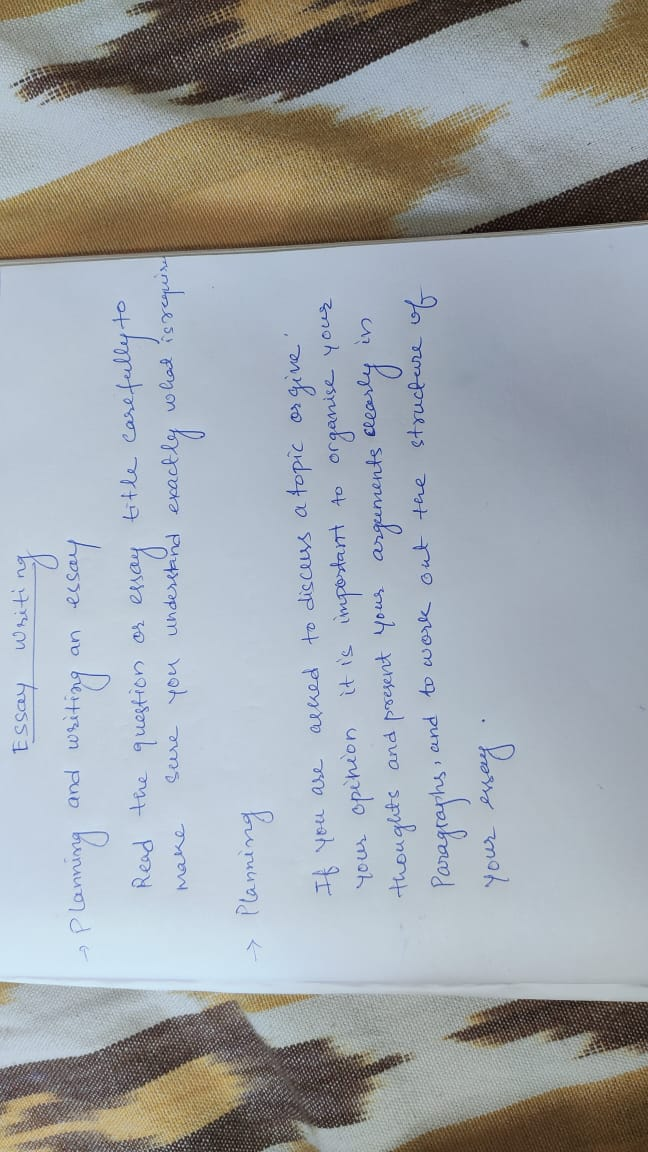
#> input picture OCR project/resource/data set.jpg, 648 x 1152 px, found by its file name
$ jupyter execute --allow-errors 'index_3 column.ipynb'
#> lines starting #> are read from the running program, lines starting #| are printed output that depends on the picture; after the words box and inside, x2 and y2 are one past the last pixel; in counts of white or black regions, pixels touching at a corner belong together
[cell 1]
import pytesseract
import cv2

[cell 2]
image =cv2.imread("C:/Users/SHANKS/Desktop/data set.jpg")
#> image is the input picture: shape (1152, 648, 3); mean B, G, R 168.7, 163.9, 158.7
base_image =image.copy()

[cell 3]
gray = cv2.cvtColor(image, cv2.COLOR_BGR2GRAY)
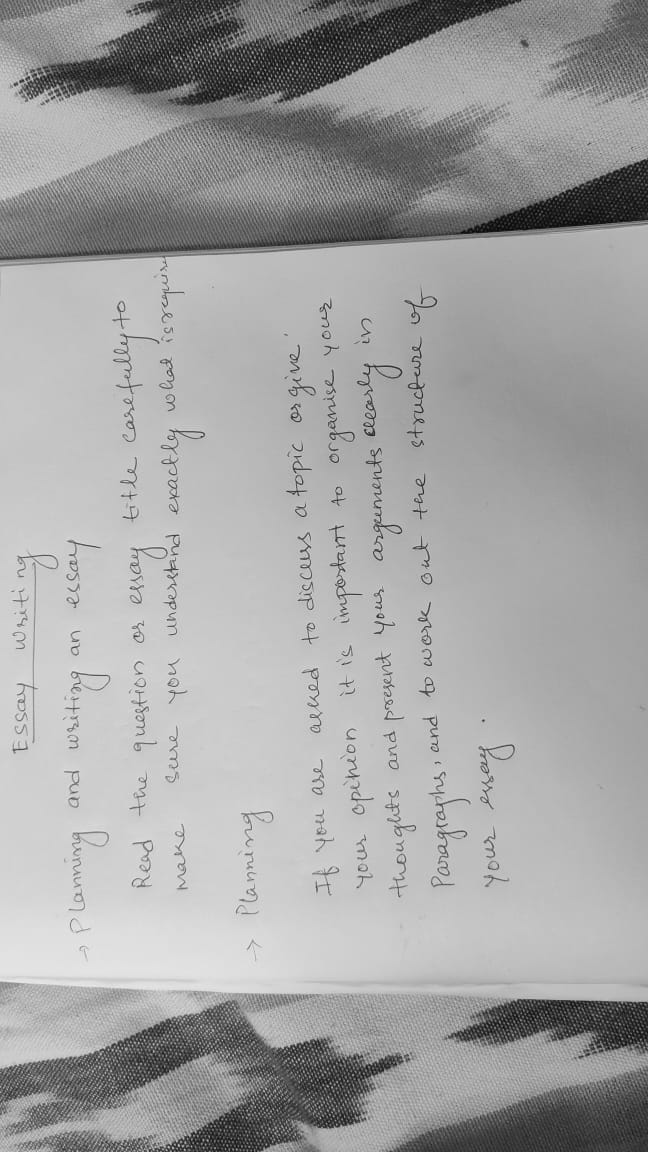
#> gray: shape (1152, 648); min 2, max 244, mean 162.9

[cell 4]
cv2.imwrite("temp/index_gray.jpg",gray)
#> Out = True

[cell 5]
blur =cv2.GaussianBlur(gray,(7,7),0)

[cell 6]
cv2.imwrite("temp/index_blur.jpg",blur)
#> Out = True

[cell 7]
thresh =cv2.threshold(blur,0,255, cv2.THRESH_BINARY_INV + cv2.THRESH_OTSU)[1]
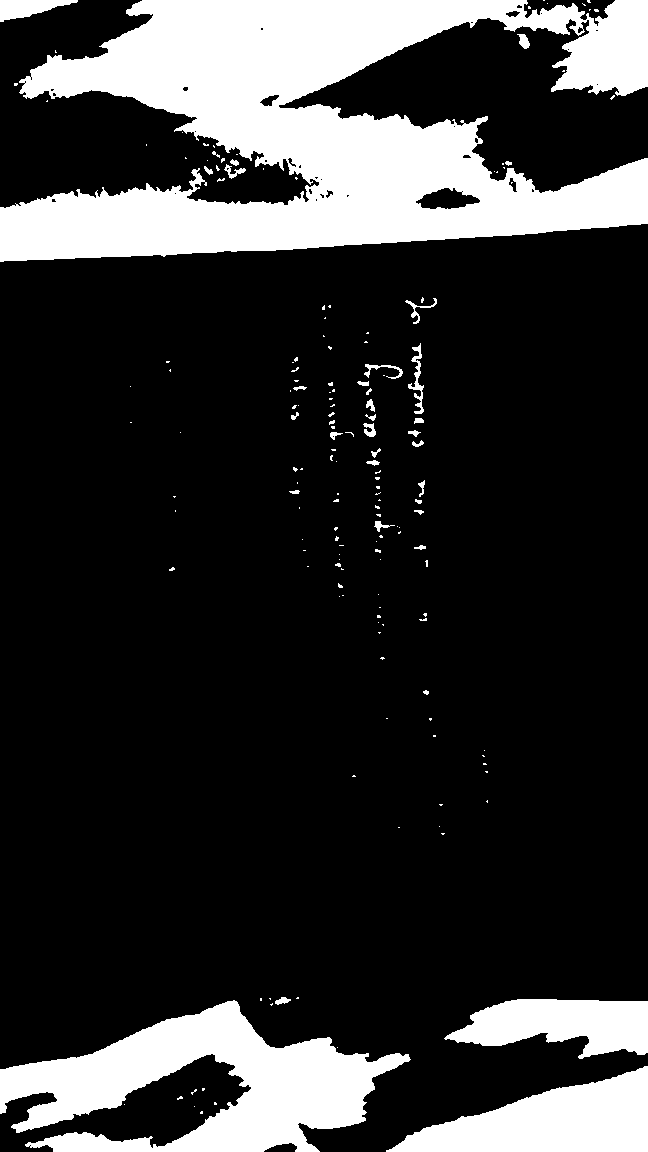
#> thresh: shape (1152, 648); 19.9% white; 168 white regions (133 under 20 px), largest, box (x1, y1, x2, y2) and area: (0, 0, 648, 262) 94339, (0, 1000, 411, 1152) 29868, (386, 1066, 648, 1152) 12794

[cell 8]
cv2.imwrite("temp/index_thresh.jpg", blur)
#> Out = True

[cell 9]
kernal =cv2.getStructuringElement(cv2.MORPH_RECT,(3,13))

[cell 10]
cv2.imwrite("temp/index_thresh.jpg",kernal)

[cell 11]
dilate =cv2.dilate(thresh, kernal, iterations=1)
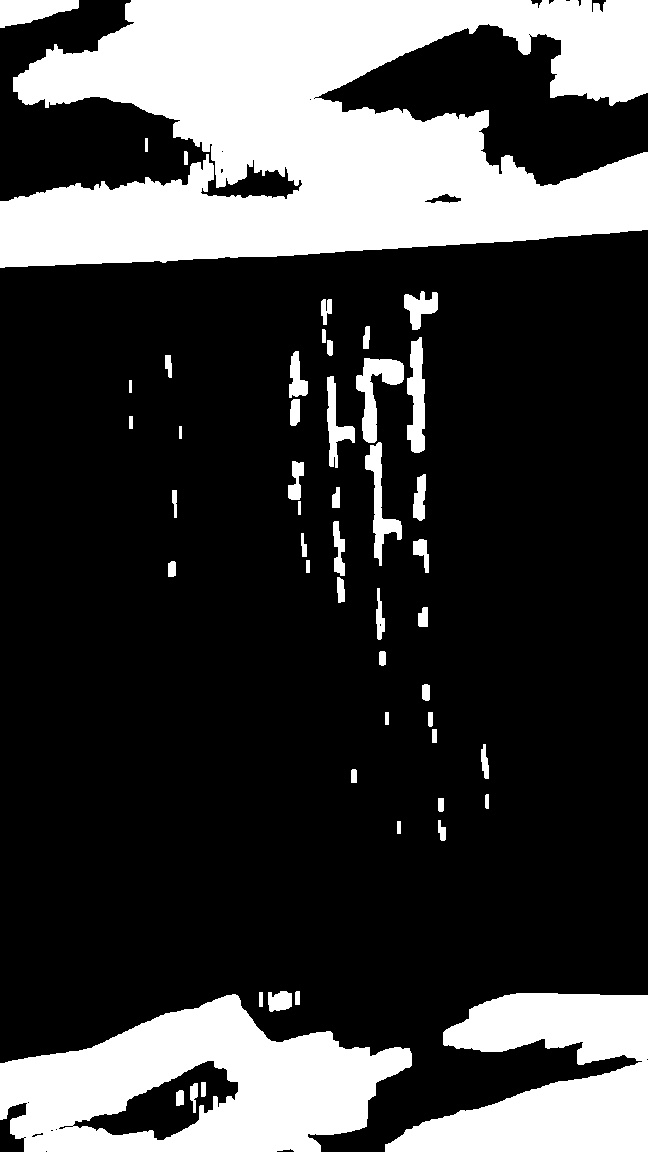
#> dilate: shape (1152, 648); 25.5% white; 51 white regions

[cell 12]
cv2.imwrite("temp/index_dilate.jpg", dilate)
#> Out = True

[cell 13]
cnts = cv2.findContours(dilate, cv2.RETR_EXTERNAL, cv2.CHAIN_APPROX_SIMPLE)
#> cnts = 48 contours; largest, box (x1, y1, x2, y2) and area: (0, 0, 648, 268) 112070, (0, 994, 412, 1152) 42710, (385, 993, 648, 1152) 24620, (356, 358, 404, 443) 1576, (0, 0, 79, 28) 1374

[cell 14]
cnts = cnts[0] if len(cnts) == 2 else cents[1]

[cell 15]
cnts = sorted(cnts, key=lambda x: cv2.boundingRect(x)[0])

[cell 16]
results=[]
#> (the rest of this cell did not finish here and is left out)

[cell 17]
print(results)

[cell 18]
entities=[]
for item in results:
    item =item.strip().replace("\n","")
    item = item.split(" ")[0]
    if len(item)>2:
        if item[0].isupper() and item[0]=='A' and "-" not in item:
            item=item.split(".")[0].replace(",", "").replace(";","")
            entities.append(item)

$ run again, with OCR project/resource/3text.jpg copied over OCR project/resource/data set.jpg
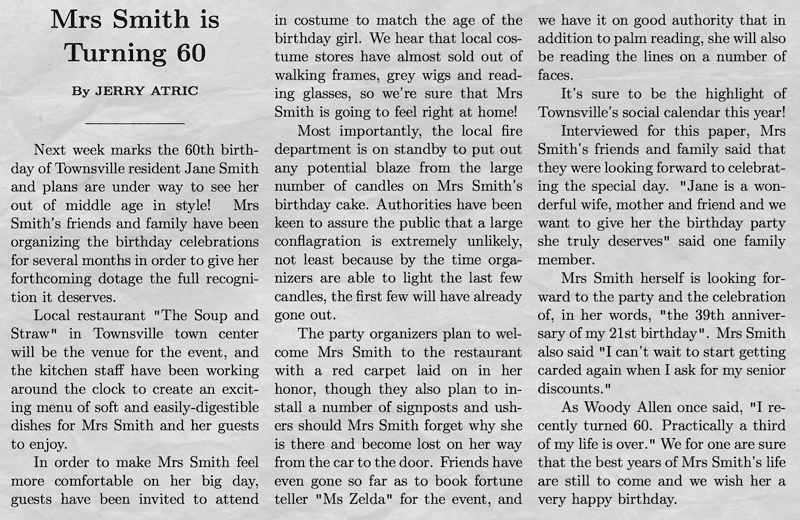
#> input picture OCR project/resource/3text.jpg, 800 x 520 px, found by its file name
#> image is the input picture: shape (520, 800, 3); mean B, G, R 192.7, 192.7, 192.9
#> `cv2.imwrite("temp/index_gray.jpg",gray)`: Out = True
#> `thresh =cv2.threshold(blur,0,255, cv2.THRESH_BINARY_INV + cv2.THRESH_O..`:
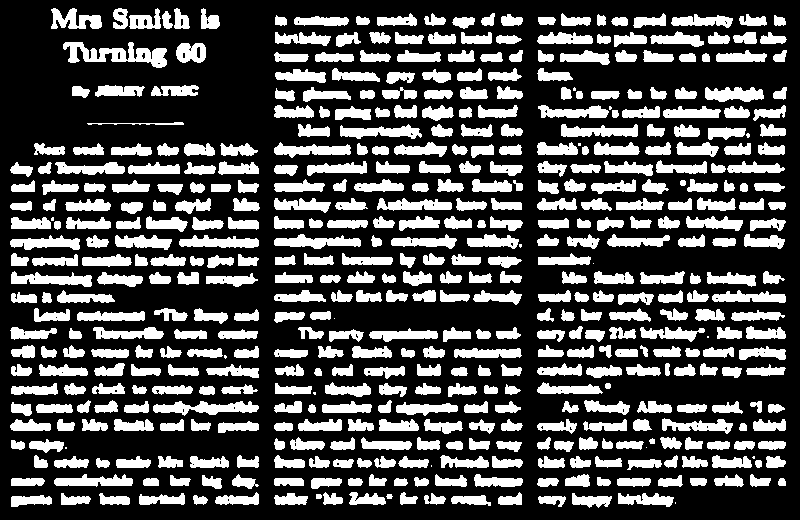
#> thresh: shape (520, 800); 30.4% white; 507 white regions (16 under 20 px), largest, box (x1, y1, x2, y2) and area: (63, 42, 167, 68) 1285, (153, 401, 259, 416) 894, (274, 234, 361, 249) 748
#> dilate: shape (520, 800); 73% white; 248 black regions (54 under 20 px)
#> cnts = 12 contours; largest, box (x1, y1, x2, y2) and area: (273, 7, 524, 512) 117388, (536, 7, 788, 514) 106134, (9, 137, 261, 513) 81646, (62, 36, 168, 74) 2756, (112, 2, 191, 35) 2108
